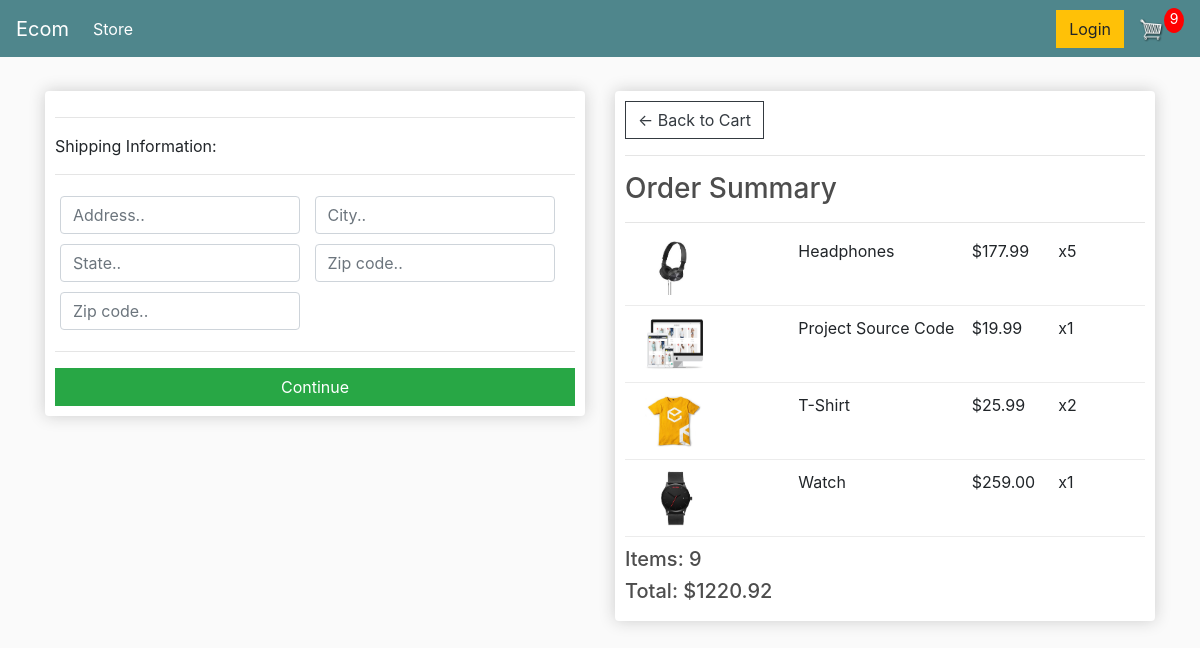
Screenshot of /checkout/ (signed in) with the database file from the repository.
### store/models.py (models this page shows, shortened)
class OrderItem(models.Model):
	product = models.ForeignKey(Product, on_delete=models.SET_NULL, null=True)
	order = models.ForeignKey(Order, on_delete=models.SET_NULL, null=True)
	quantity = models.IntegerField(default=0, null=True, blank=True)
	date_added = models.DateTimeField(auto_now_add=True)
	@property
	def get_total(self):
		total = self.product.price*self.quantity
		return total

class Product(models.Model):
	name = models.CharField(max_length=200)
	price = models.DecimalField(max_digits=7,decimal_places=2)
	digital = models.BooleanField(default=False,null=True, blank=True)
	image = models.ImageField(null=True,blank=True)
	@property
	def imageURL(self):
		try:
			url = self.image.url
		except:
			url = ''
		return url

class Order(models.Model):
	customer = models.ForeignKey(Customer, on_delete=models.SET_NULL, null=True, blank=True)
	date_ordered = models.DateTimeField(auto_now_add=True)
	complete = models.BooleanField(default=False)
	transaction_id = models.CharField(max_length=100, null=True)
	@property
	def shipping(self):
		shipping = False
		orderitems = self.orderitem_set.all()
		for i in orderitems:
			if i.product.digital == False:
				shipping = True
		return shipping
	@property
	def get_cart_total(self):
		orderitems = self.orderitem_set.all()
		total = sum([order.get_total for order in orderitems])
		return total
	@property
	def get_cart_items(self):
		orderitems = self.orderitem_set.all()
		total = sum([order.quantity for order in orderitems])
		return total

### store/views.py (the view)
# urls.py: path('checkout/', views.checkout,name="checkout"),
def checkout(request):
    data = cartData(request)
    items = data['items']
    order = data['order']
    cartItems = data['cartItems']
    context = {'items':items,'order':order,'cartItems':cartItems}
    return render(request,'store/checkout.html',context)

### store/utils.py (called while the page is built)
def cartData(request):
    if request.user.is_authenticated:
        customer = request.user.customer
        order, created = Order.objects.get_or_create(customer=customer, complete=False)
        items = order.orderitem_set.all()
        cartItems = order.get_cart_items
    else:
        cookieData = cookieCart(request)
        cartItems = cookieData['cartItems']
        order = cookieData['order']
        items = cookieData['items']
    return {'cartItems': cartItems, 'order': order, 'items': items}

### store/templates/store/checkout.html (shortened to what this page needs)
{% extends 'store/main.html' %}
{% load static %}
{% block content %}
    <div class="row">
		<div class="col-lg-6">
			<div class="box-element" id="form-wrapper">
				<form id="form">
					<div id="shipping-info">
						<hr>
						<p>Shipping Information:</p>
						<hr>
						<div class="form-field">
							<input class="form-control" type="text" name="address" placeholder="Address..">
						</div>
						<div class="form-field">
							<input class="form-control" type="text" name="city" placeholder="City..">
						</div>
						<div class="form-field">
							<input class="form-control" type="text" name="state" placeholder="State..">
						</div>
						<div class="form-field">
							<input class="form-control" type="text" name="zipcode" placeholder="Zip code..">
						</div>
						<div class="form-field">
							<input class="form-control" type="text" name="country" placeholder="Zip code..">
						</div>
					</div>
					<hr>
					<input id="form-button" class="btn btn-success btn-block" type="submit" value="Continue">
				</form>
			</div>
			<br>
		</div>
		<div class="col-lg-6">
			<div class="box-element">
				<a  class="btn btn-outline-dark" href="{% url 'cart' %}">&#x2190; Back to Cart</a>
				<hr>
				<h3>Order Summary</h3>
				<hr>
				{% for item in items %}
				<div class="cart-row">
					<div style="flex:2"><img class="row-image" src="{{item.product.imageURL}}"></div>
					<div style="flex:2"><p>{{item.product.name}}</p></div>
					<div style="flex:1"><p>${{item.product.price|floatformat:2}}</p></div>
					<div style="flex:1"><p>x{{item.quantity}}</p></div>
				</div>
				{% endfor %}
				<h5>Items: {{order.get_cart_items}}</h5>
				<h5>Total:   ${{order.get_cart_total|floatformat:2}}</h5>
			</div>
		</div>
	</div>
{% endblock content %}

### static/css/main.css (style rules this page uses)
body { background-color: hsl(0, 0%, 98%); }
h1,h2,h3,h4,h5,h6 { color:hsl(0, 0%, 30%); }
.box-element { box-shadow:hsl(0, 0%, 80%) 0 0 16px; background-color: #fff; border-radius: 4px; padding: 10px; }
.col-lg-4, .col-lg-6, .col-lg-8, .col-lg-12 { margin-top: 10px; }
.btn { border-radius: 0; }
.row-image { width: 100px; }
.form-field { width:250px; display: inline-block; padding: 5px; }
.cart-row { display: flex; align-items: flex-stretch; padding-bottom: 10px; margin-bottom: 10px; border-bottom: 1px solid #ececec; }

### rows the page displays
OrderItem: product.imageURL (picture), product.name "Headphones", product.price "177.99", quantity "5"
OrderItem: product.imageURL (picture), product.name "Project Source Code", product.price "19.99", quantity "1"
OrderItem: product.imageURL (picture), product.name "T-Shirt", product.price "25.99", quantity "2"
OrderItem: product.imageURL (picture), product.name "Watch", product.price "259.00", quantity "1"
Order: get_cart_items "9", get_cart_total "1220.92"

### other values shown
{{ cartItems }} "9"
